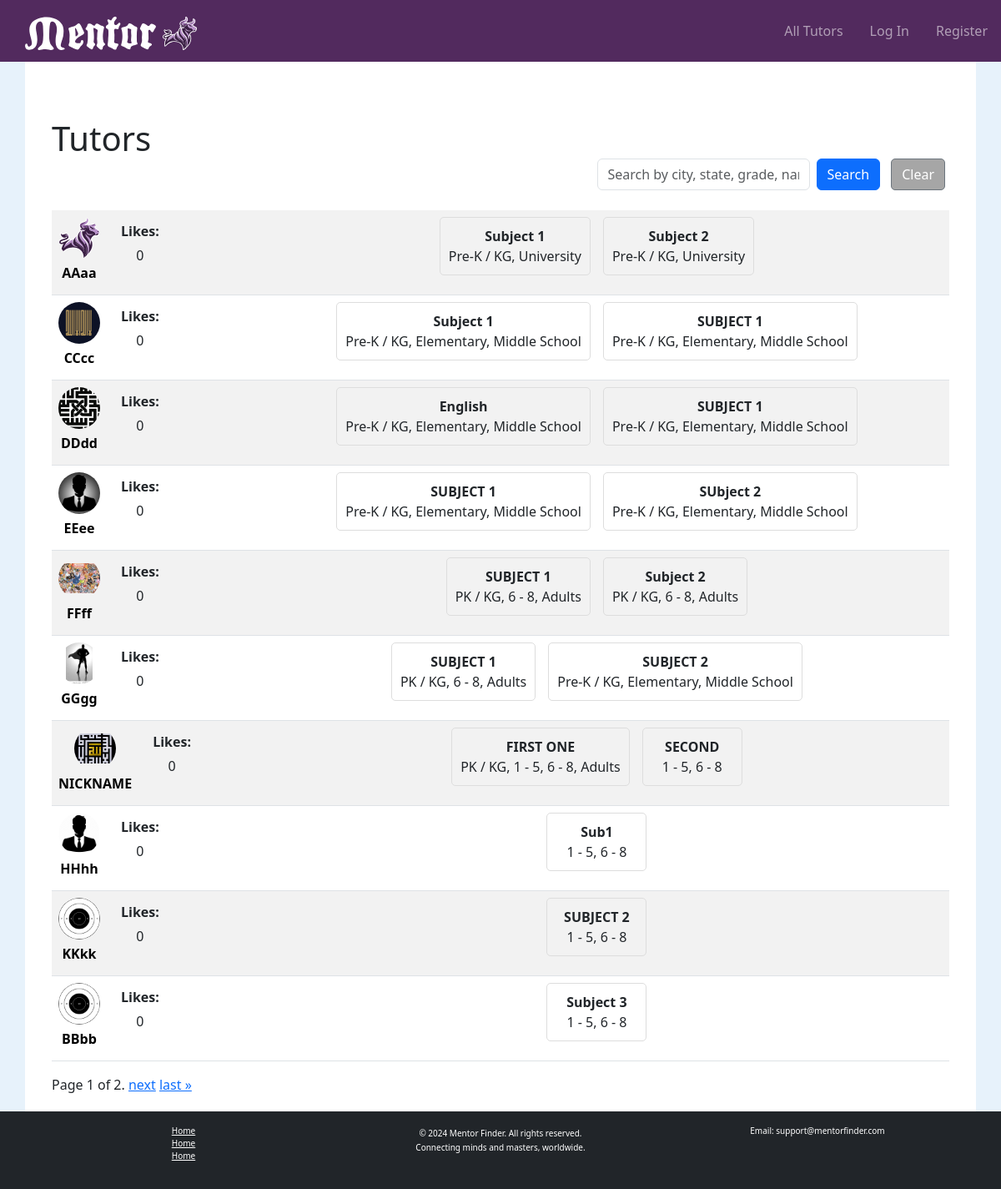
The page / on the database its author committed.
### tutorhub/models.py (models this page shows, shortened)
class User(AbstractUser):
    nickname = models.CharField(max_length=50, blank=True, null=True)
    email = models.EmailField(unique=True)
    is_tutor = models.BooleanField(default=False)
    street_address = models.TextField(blank=True, null=True)
    city = models.CharField(max_length=100, blank=True, null=True)
    state = models.CharField(max_length=100, blank=True, null=True)
    zip_code = models.CharField(max_length=10, blank=True, null=True)
    profile_image = models.ImageField(upload_to="profile_images/", blank=True, null=True)
    bio = models.TextField(blank=True, null=True)
    birthdate = models.DateField(blank=True, null=True)
    availability = models.JSONField(default=dict, blank=True, null=True)  # Only used if is_tutor is True
    subject_grades = models.ManyToManyField('SubjectGrade', blank=True, related_name="users")  # Added field
    liked_by = models.ManyToManyField("self", symmetrical=False, blank=True, related_name="liked_tutors")
    USERNAME_FIELD = "email"
    REQUIRED_FIELDS = ["username"]

class SubjectGrade(models.Model):
    tutor = models.ForeignKey(User, on_delete=models.CASCADE, related_name="tutor_subject_grades")
    subject = models.CharField(max_length=100)
    grade_levels = models.JSONField(default=list)  # Stores grade levels as a list (e.g., ["Elementary", "High School"])
    class Meta:
        unique_together = ('tutor', 'subject')  # Each tutor can teach a subject only once.

### tutorhub/views.py (the view, shortened to what this page needs)
# urls.py: path("", views.index, name="index"),
def index(request):
    query = request.GET.get('q', '').strip()
    tutors = User.objects.filter(is_tutor=True)
    paginator = Paginator(tutors, 10)  # Show 10 tutors per page
    page_number = request.GET.get('page')
    page_obj = paginator.get_page(page_number)
    return render(request, 'tutorhub/index.html', {'page_obj': page_obj})

### tutorhub/templates/tutorhub/index.html (shortened to what this page needs)
{% extends "tutorhub/layout.html" %}
{% load static %}
{% block body %}
<div class="container mt-5">
    <h1 id="page-title" class="mb-0">Tutors</h1>
    <div id="search-container" class="mb-4 d-flex justify-content-end align-items-center">
        <form id="search-form" action="{% if user.is_authenticated %}{% url 'index' %}{% else %}{% url 'login' %}{% endif %}" method="get" class="d-flex align-items-center">
            <input type="text" name="q" id="search-input" class="form-control me-2" placeholder="Search by city, state, grade, name" value="{{ request.GET.q|default:'' }}">
            <button type="submit" class="btn btn-primary me-2" {% if not user.is_authenticated %} data-alert="true" {% endif %}>Search</button>            <a href="{% url 'index' %}" class="btn btn-secondary">Clear</a>
        </form>
    </div>
    <table class="table table-striped">
        <tbody>
            {% for tutor in page_obj %}
            <tr class="clickable-row" data-href="{% if user.is_authenticated %}{% url 'profile' tutor.id %}{% else %}{% url 'login' %}{% endif %}"">
                <td>
                    <div class="tutor-row">
                        <div class="profile-info">
                            {% if tutor.profile_image %}
                                <img id="profile-img-thumb" src="{{ tutor.profile_image.url }}" alt="{{ tutor.nickname }}">
                            {% else %}
                                <img id="profile-img-thumb" src="{% static 'tutorhub/images/mentor-logo-bull.svg' %}" alt="Default Logo">
                            {% endif %}
                            <a href="{% url 'profile' tutor.id %}" class="profile-name">{{ tutor.nickname }}</a>
                        </div>
                        <div class="likes-container">
                            <strong>Likes:</strong>
                            <p>{{ tutor.liked_by.count }}</p>
                        </div>
                    </div>
                </td>
                <td>
                    <div class="subject-grade-container">
                        {% for subject_grade in tutor.tutor_subject_grades.all %}
                            <div id="subject-grade">
                                <strong>{{ subject_grade.subject }}</strong>
                                <div>{{ subject_grade.grade_levels|join:", " }}</div>
                            </div>
                        {% empty %}
                            <div>No subjects available.</div>
                        {% endfor %}
                    </div>
                </td>
            </tr>
            {% empty %}
            <tr>
                <td colspan="3" class="text-center">No tutors found.</td>
            </tr>
            {% endfor %}
        </tbody>
    </table>
    <div class="pagination">
        <span class="step-links">
            <span class="current">
                Page {{ page_obj.number }} of {{ page_obj.paginator.num_pages }}.
            </span>
            {% if page_obj.has_next %}
                <a href="?page={{ page_obj.next_page_number }}">next</a>
                <a href="?page={{ page_obj.paginator.num_pages }}">last &raquo;</a>
            {% endif %}
        </span>
    </div>
</div>
{% endblock %}

### tutorhub/static/tutorhub/styles.css (style rules this page uses)
body { background-color: rgb(231, 242, 251); }
html, body { height: 100%; margin: 0; display: flex; flex-direction: column; }
.tutor-row { display: flex; align-items: center; gap: 25px; }
.profile-info { display: flex; flex-direction: column; align-items: center; text-align: center; }
#profile-img-thumb { width: 50px; height: 50px; object-fit: scale-down; border-radius: 50%; margin-bottom: 5px; }
.profile-name { font-weight: bold; text-decoration: none; color: black; }
.likes-container { display: flex; flex-direction: column; justify-content: center; align-items: center; text-align: center; gap: 5px; }
.subject-grade-container { display: flex; flex-wrap: wrap; justify-content: center; gap: 15px; }
#subject-grade { border: 1px solid #ddd; border-radius: 5px; padding: 10px; text-align: center; min-width: 120px; margin-bottom: 15px; }
.btn-secondary { margin: 0px 5px; border-radius: 5px; background-color: rgb(166, 166, 166); }
#search-input { width: 255px; display: flex; max-width: 500px; margin: 0 10px; }
.clickable-row { cursor: pointer; }

### rows shown on the page
User: nickname "AAaa", liked_by.count "0"
SubjectGrade: subject "Subject 1", grade_levels "Pre-K / KG, University"
SubjectGrade: subject "Subject 2", grade_levels "Pre-K / KG, University"
User: profile_image (picture), nickname "CCcc", liked_by.count "0"
SubjectGrade: subject "Subject 1", grade_levels "Pre-K / KG, Elementary, Middle School"
SubjectGrade: subject "SUBJECT 1", grade_levels "Pre-K / KG, Elementary, Middle School"
User: profile_image (picture), nickname "DDdd", liked_by.count "0"
SubjectGrade: subject "English", grade_levels "Pre-K / KG, Elementary, Middle School"
SubjectGrade: subject "SUBJECT 1", grade_levels "Pre-K / KG, Elementary, Middle School"
User: profile_image (picture), nickname "EEee", liked_by.count "0"
SubjectGrade: subject "SUBJECT 1", grade_levels "Pre-K / KG, Elementary, Middle School"
SubjectGrade: subject "SUbject 2", grade_levels "Pre-K / KG, Elementary, Middle School"
User: profile_image (picture), nickname "FFff", liked_by.count "0"
SubjectGrade: subject "SUBJECT 1", grade_levels "PK / KG, 6 - 8, Adults"
SubjectGrade: subject "Subject 2", grade_levels "PK / KG, 6 - 8, Adults"
User: profile_image (picture), nickname "GGgg", liked_by.count "0"
SubjectGrade: subject "SUBJECT 1", grade_levels "PK / KG, 6 - 8, Adults"
SubjectGrade: subject "SUBJECT 2", grade_levels "Pre-K / KG, Elementary, Middle School"
User: profile_image (picture), nickname "NICKNAME", liked_by.count "0"
SubjectGrade: subject "FIRST ONE", grade_levels "PK / KG, 1 - 5, 6 - 8, Adults"
SubjectGrade: subject "SECOND", grade_levels "1 - 5, 6 - 8"
User: profile_image (picture), nickname "HHhh", liked_by.count "0"
SubjectGrade: subject "Sub1", grade_levels "1 - 5, 6 - 8"
User: profile_image (picture), nickname "KKkk", liked_by.count "0"
SubjectGrade: subject "SUBJECT 2", grade_levels "1 - 5, 6 - 8"
User: profile_image (picture), nickname "BBbb", liked_by.count "0"
SubjectGrade: subject "Subject 3", grade_levels "1 - 5, 6 - 8"

### other values the page prints
{{ page_obj.number }} "1"
{{ page_obj.paginator.num_pages }} "2"
